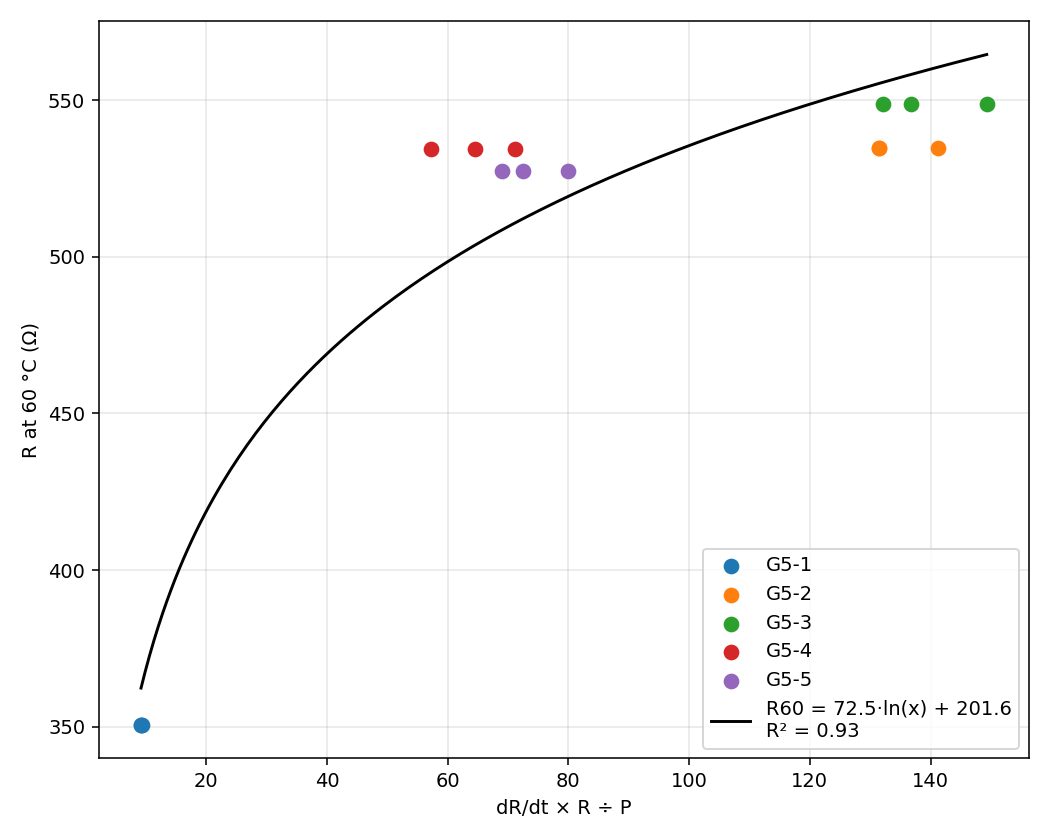

Reproduce this figure in Python.
"""R60 vs dR/dt × R ÷ P for pulses starting at 30-40 C, with log fit."""
import numpy as np, pandas as pd, matplotlib
matplotlib.use("Agg")
import matplotlib.pyplot as plt

k = "dR/dt × R ÷ P"
d = pd.read_csv("dr_candidates.csv"); d["R60_ohm"] = pd.read_csv("dr_candidates_over_R60.csv").R60_ohm
d = d[d.ir_C < 41]; y = d.R60_ohm
c = np.polyfit(np.log(d[k]), y, 1)
r2 = 1 - ((y - np.polyval(c, np.log(d[k]))) ** 2).sum() / ((y - y.mean()) ** 2).sum()
fig, ax = plt.subplots(figsize=(7.5, 6))
for n, g in d.groupby("sample"):
    ax.scatter(g[k], g.R60_ohm, s=50, label=n, zorder=3)
x = np.linspace(d[k].min(), d[k].max(), 200)
ax.plot(x, np.polyval(c, np.log(x)), "k", label=f"R60 = {c[0]:.1f}·ln(x) + {c[1]:.1f}\nR² = {r2:.2f}")
ax.set_xlabel("dR/dt × R ÷ P"); ax.set_ylabel("R at 60 °C (Ω)"); ax.grid(alpha=.3); ax.legend(loc="lower right")
fig.tight_layout(); fig.savefig("dr_scatter_R60_RdRdtP.png", dpi=140)
